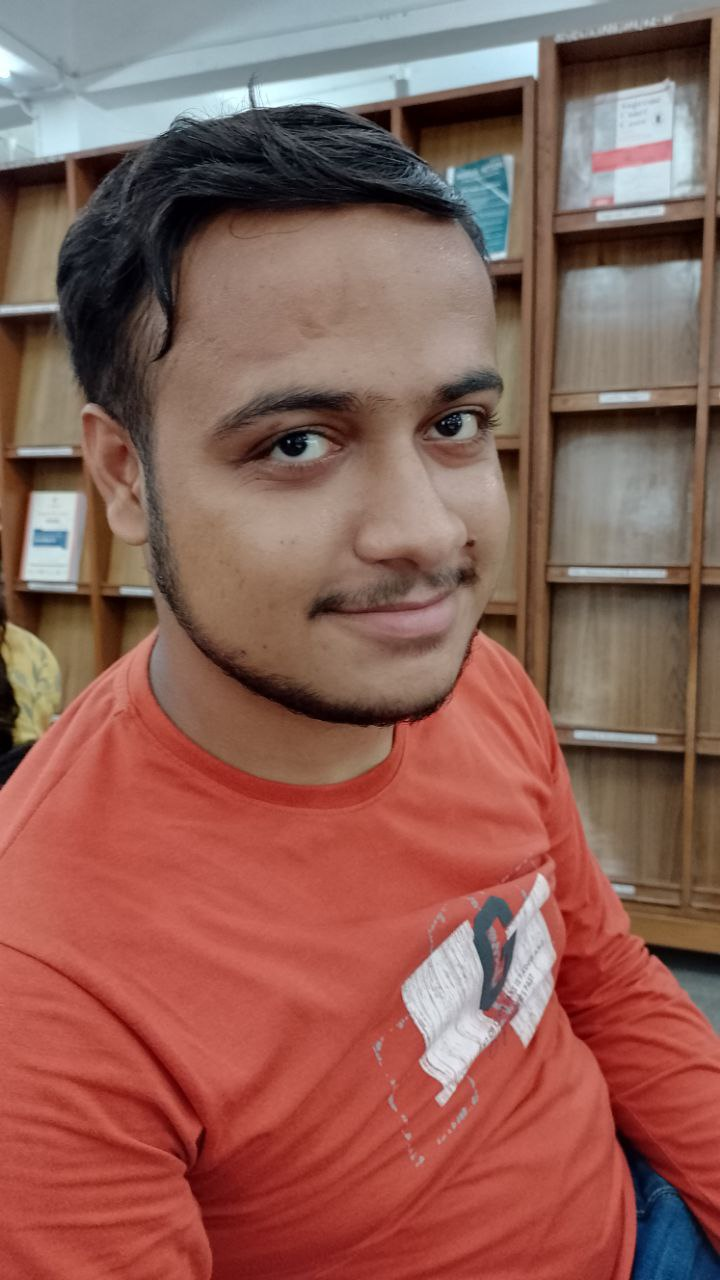
#> input picture Image Filter/suraj.jpg, 720 x 1280 px
$ python test.py
#> lines starting #> are read from the running program, lines starting #| are printed output that depends on the picture
import cv2
import numpy as np
import matplotlib.pyplot as plt
image = cv2.imread('suraj.jpg')
#> image is the input picture: shape (1280, 720, 3); mean B, G, R 86.4, 95.8, 142.1
image = cv2.cvtColor(image , cv2.COLOR_BGR2RGB)
gray = cv2.cvtColor(image , cv2.COLOR_BGR2GRAY)
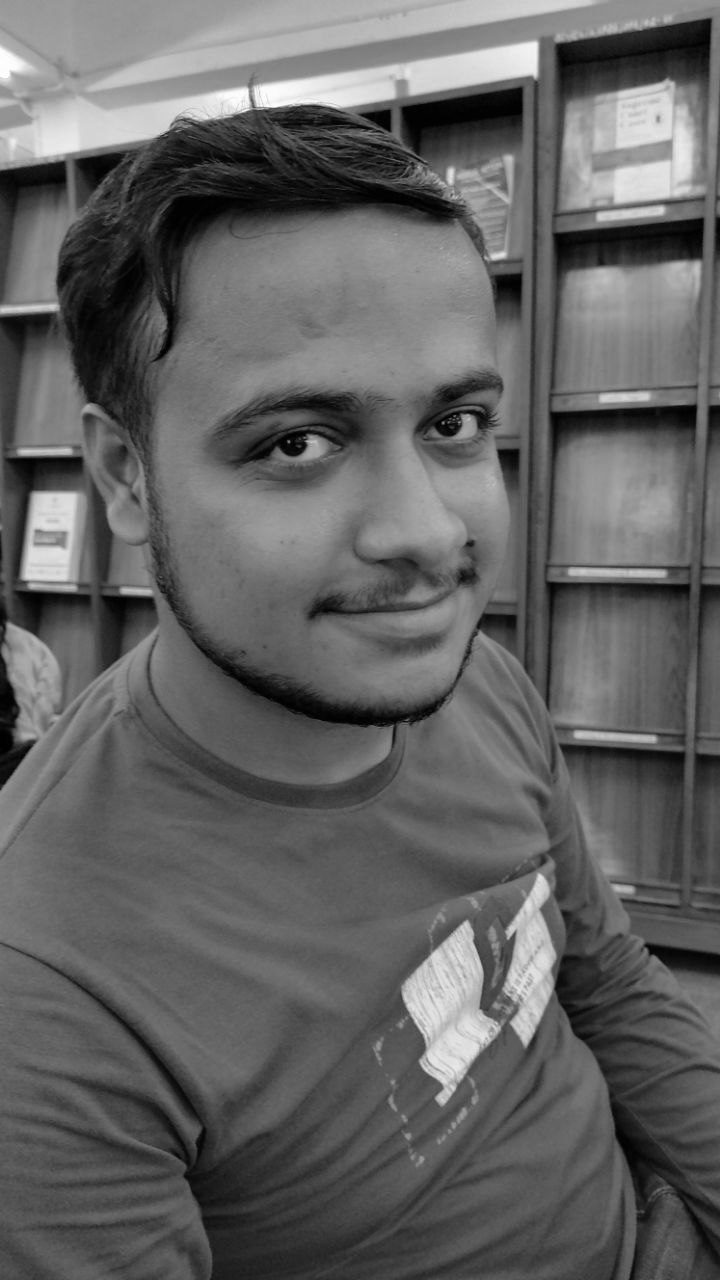
#> gray: shape (1280, 720); min 0, max 255, mean 98.3
eye_cascade = cv2.CascadeClassifier("haarcascade_eye.xml")
eyes = eye_cascade.detectMultiScale(gray)
#> eyes = [[79, 407, 23, 23], [453, 562, 29, 29], [34, 155, 50, 50], [398, 372, 104, 104], [299, 584, 53, 53], [230, 381, 124, 124]]
filter = cv2.cvtColor(cv2.imread('blue.png') , cv2.COLOR_BGR2RGB)
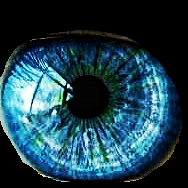
#> input picture Image Filter/blue.png, 188 x 188 px
for x, y, w, h in eyes:
    centre_x = x+w/2
    centre_y = y + h/2
    filter = cv2.resize(filter , (int( w / 4)  ,int( h /4) ))
    print(filter.shape)
    if max(filter.shape) == max(image[int(centre_y-(h/8)):int(centre_y+(h/8)),int(centre_x-(w/8)):int(centre_x+(w/8))].shape):
        filter = cv2.resize(filter , (int( w / 4)  ,int( h /4) ))
    elif max(filter.shape) > max(image[int(centre_y-(h/8)):int(centre_y+(h/8)),int(centre_x-(w/8)):int(centre_x+(w/8))].shape):
        n = max(filter.shape) - max(image[int(centre_y-(h/8)):int(centre_y+(h/8)),int(centre_x-(w/8)):int(centre_x+(w/8))].shape)
        filter = cv2.resize(filter , (int( w / 4) +n ,int( h /4) + n))
    elif max(filter.shape) < max(image[int(centre_y-(h/8)):int(centre_y+(h/8)),int(centre_x-(w/8)):int(centre_x+(w/8))].shape):
        n = max(image[int(centre_y-(h/8)):int(centre_y+(h/8)),int(centre_x-(w/8)):int(centre_x+(w/8))].shape) - max(filter.shape)
        filter = cv2.resize(filter , (int( w / 4) +n ,int( h /4) + n))
    alpha_filter =   filter[:,:,2] / 255
    alpha_back =  1 - alpha_filter
    for c in range(0,3):
        image[int(centre_y-(h/8)):int(centre_y+(h/8)),int(centre_x-(w/8)+4):int(centre_x+(w/8)+4),c]=(alpha_back*image[int(centre_y-(h/8)):int(centre_y+(h/8)),int(centre_x-(w/8)+4):int(centre_x+(w/8)+4),c]+alpha_filter*filter[:,:,c])
    plt.imshow(image)
    plt.imsave('filter1.png' , image)
#> this loop made 6 passes
#> (x, y, w, h, centre_x, centre_y) on passes 1 to 6: (79, 407, 23, 23, 90.5, 418.5), (453, 562, 29, 29, 467.5, 576.5), (34, 155, 50, 50, 59, 180), (398, 372, 104, 104, 450, 424), (299, 584, 53, 53, 325.5, 610.5), (230, 381, 124, 124, 292, 443)
#| (5, 5, 3)
#| (7, 7, 3)
#| (12, 12, 3)
#| (26, 26, 3)
#| (13, 13, 3)
#| (31, 31, 3)
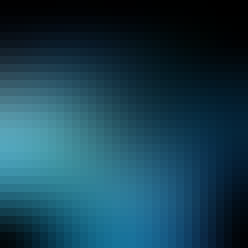
#> filter: shape (31, 31, 3) (shown 8 times larger); mean R, G, B 23.7, 63.4, 80.2
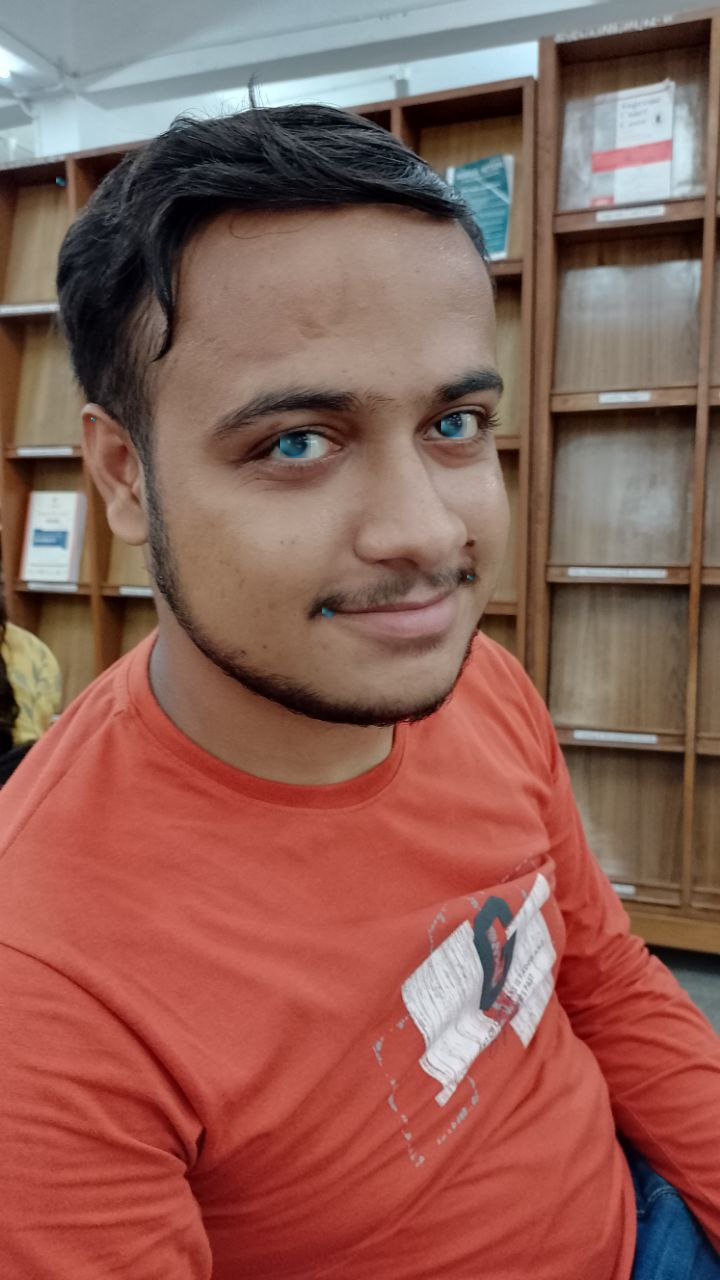
#> image: shape (1280, 720, 3); mean R, G, B 142.1, 95.9, 86.5
#> after the loop, n = 1
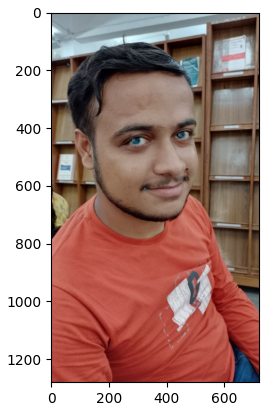
#> figure drawn by matplotlib, 1 panel
